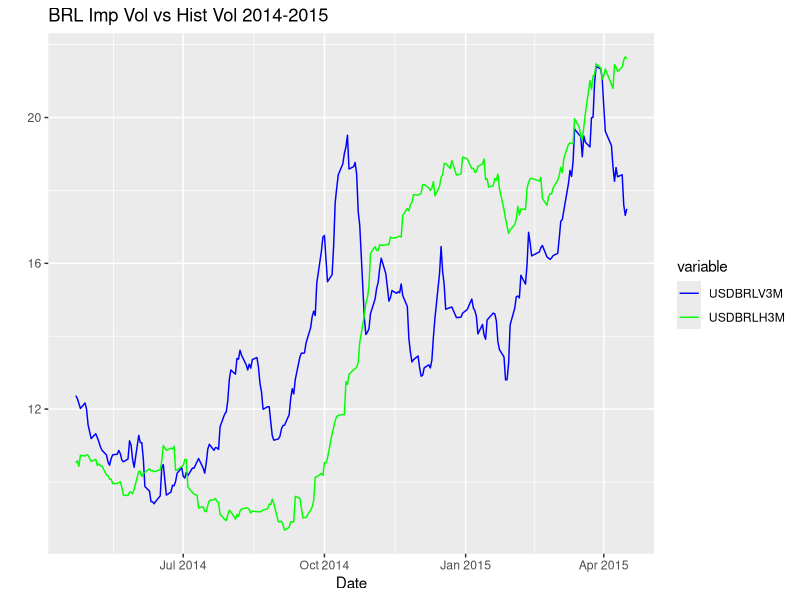
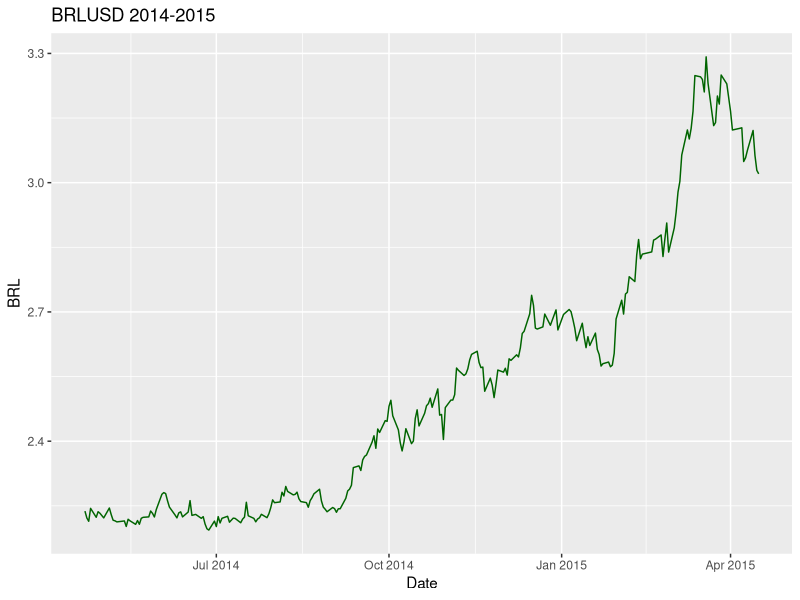
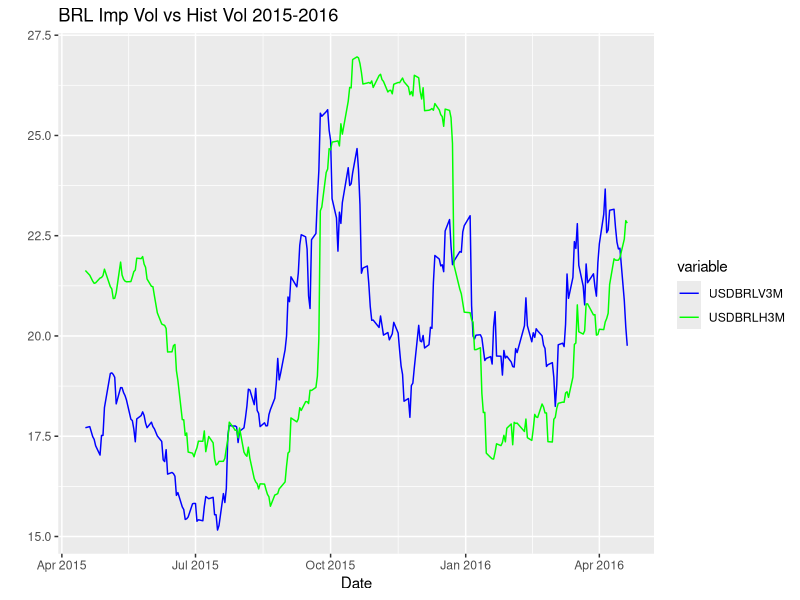
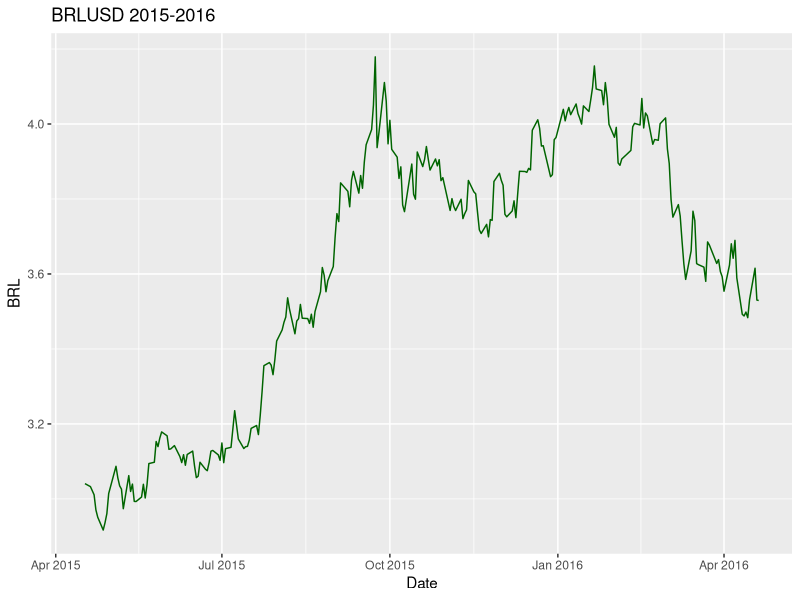
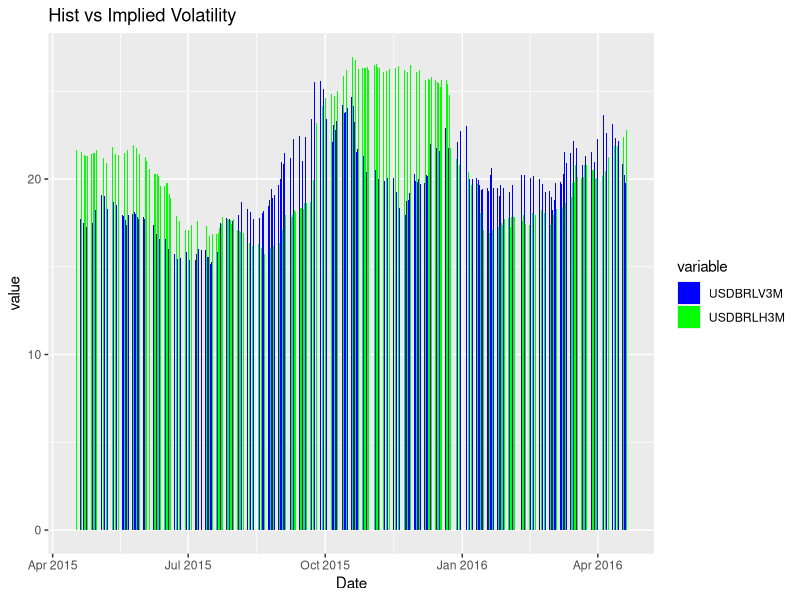
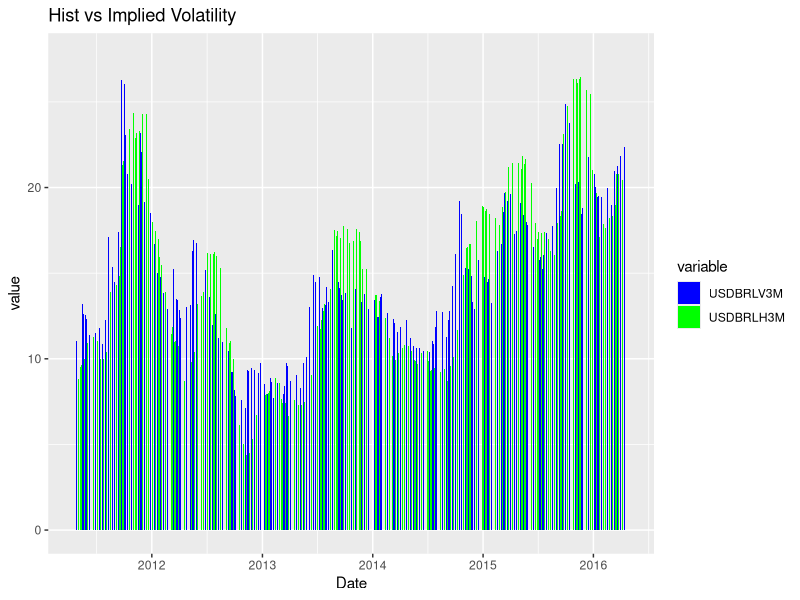
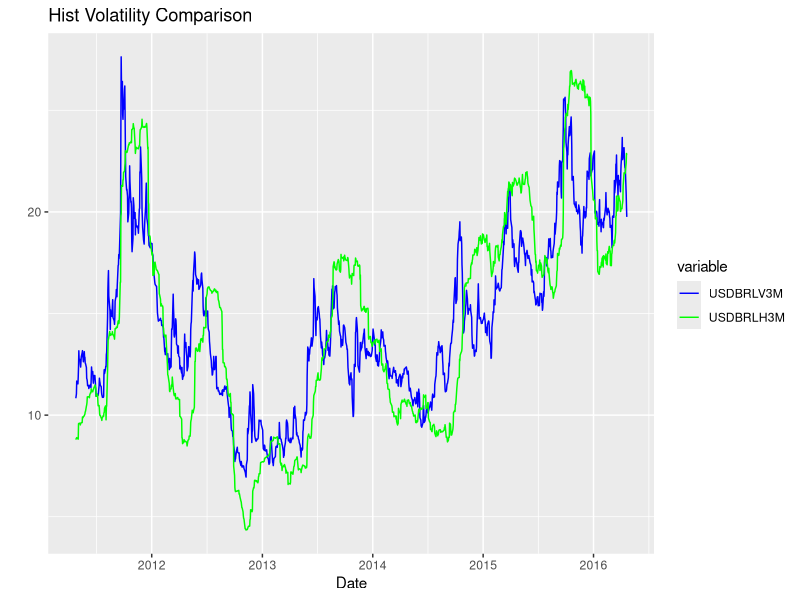
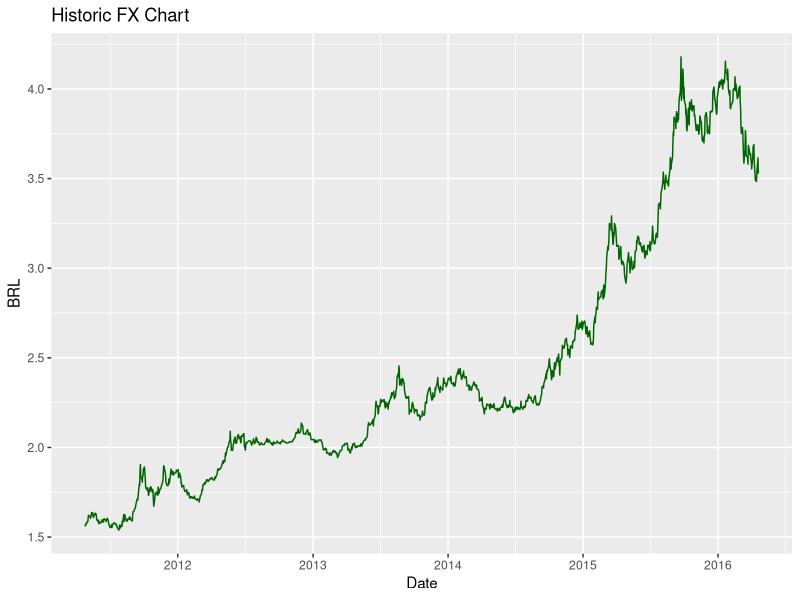

Write R code to recreate these figures, in order.
## ---- chunk 1
knitr::opts_chunk$set(echo = FALSE)
library(dplyr)
library(ggplot2)
library(reshape)
library(gtable)

getwd()
setwd("/Users/zacharyescalante/R_Projects/Project_1")
ImpVol <- read.csv("IV.csv") 
HistVol <- read.csv("realVol.csv")
Rates <- read.csv("1yr_swaps.csv") 
FX <- read.csv("brlFx.csv") 


#Remove the first 6 rows of FX data frame
FX <- FX[-c(1:6),]
colnames(FX) <- c("Date", "BRL") #Change the column names

#Remove the first 5 rows of Rates data frame
Rates <- Rates[-c(1:6),-c(3:4)] #Delete rows 1-6 and columns 3-4
colnames(Rates) <- c("Date", "iRate")

#Remove first columns 1, 5, 8 of ImpVol
iVol <- ImpVol[,-c(1, 5, 8)]

#Remove x bland of HistVol
hVol <- HistVol[, -c(1, 5, 8)]

vol <- merge(iVol, hVol)
vol <- vol[-1,]

#At this point each of the csv files has been loaded as a dataframe 
#and we now have to combine the data. We have already combined the 
#implied volatility data since those two data frames were identical
#and this will cut down on data manipulation. Next we need to cut the 
#Date columns so that they match and we can use join/merge functions   
#in order to create one large data frame with all of our data

#Delete the leading zero for dates in the 'Date' column of 'vol' dataframe

#Convert the 'Date' column from factor -> character
vol[,1] <- as.character(vol$Date)
head(vol)
class(vol$Date)

#Convert the 'Date' column for Rates from factor -> character
Rates[,1] <- as.character(Rates$Date)
Rates[,2] <- as.numeric(as.character(Rates$iRate))
head(Rates)
class(Rates$Date)
class(Rates$iRate)

##Convert the 'Date' column for FX from factor -> character
FX[,1] <- as.character(FX$Date)
FX[,2] <- as.numeric(as.character(FX$BRL))
head(FX)
class(FX$Date)
class(FX$BRL)

#Run a for loop to concatenate the strings with leading zeros
#and remove leading zeros for the day value
nrow(vol)

for(i in 1:nrow(vol))
{
  if(substring(vol$Date[i], 1,1) == '0')
  {
    vol$Date[i] = substr(vol$Date[i], 2, nchar(vol$Date[i]))
  } else{vol$Date[i] = vol$Date[i]}
  vol$Date[i] = sub("/0", "/", vol$Date[i])
}

brl_data <- merge(vol, Rates) #Finish mergin the data
brl_data <- merge(brl_data, FX)
brl_data$Date <- as.Date(brl_data$Date, "%m/%d/%Y") #conver the 'Date' column to 'date' format
class(brl_data$Date) #show that the new class is 'date'

clean<-arrange(brl_data, desc(Date))
head(clean)
class(clean$BRL)
class(clean$iRate)

last_year <- clean[1:252,]
last_year2 <- clean[253:500,]
head(last_year)
class(last_year$BRL)
class(last_year$iRate)

#Create graphs

#2014/2015 Implied Vol vs Hist Vol. 
sub <- last_year2[, c(1, 4, 8)]
subin <- melt(sub, id = "Date")
Vol1415 <- ggplot(subin) + geom_line(aes(x=Date, y=value, colour=variable)) +
  scale_colour_manual(values=c("blue","green")) +
  ggtitle("BRL Imp Vol vs Hist Vol 2014-2015") +
  ylab(" ")
Vol1415

#FX Graph for 2014/2015
FX1415 <- ggplot(last_year2, aes(x=Date, y=BRL)) + 
  geom_line(color = "dark green") +
  ggtitle("BRLUSD 2014-2015")
FX1415

#2015/2016 Implied Vol vs Hist Vol. 
sub <- last_year[, c(1, 4, 8)]
subin <- melt(sub, id = "Date")
Vol1516 <- ggplot(subin, aes(x=Date, y=value, colour=variable)) + geom_line() +
  scale_colour_manual(values=c("blue","green")) +
  ggtitle("BRL Imp Vol vs Hist Vol 2015-2016") +
  ylab(" ")
Vol1516

#FX Graph for 2015/2016
FX1516 <- ggplot(last_year, aes(x=Date, y=BRL)) + 
  geom_line(color = "dark green") +
  ggtitle("BRLUSD 2015-2016")
FX1516

#2015/2016 Volatitily Bar Chart
sub <- last_year[, c(1, 4, 8)]
subin <- melt(sub, id = "Date")
ggplot(subin, aes(x=Date, y = value, fill = variable)) +
  geom_bar(stat = "identity", position = "dodge") +
  scale_fill_discrete(name = "Volatility") +
  ggtitle("Hist vs Implied Volatility") +
  scale_fill_manual(values = c("blue", "green"))

#Historic Volatitily Bar Chart
sub <- clean[, c(1, 4, 8)]
subin <- melt(sub, id = "Date")
HistVol <- ggplot(subin, aes(x=Date, y = value, fill = variable)) +
  geom_bar(stat = "identity", position = "dodge") +
  scale_fill_discrete(name = "Volatility") +
  ggtitle("Hist vs Implied Volatility") +
  scale_fill_manual(values = c("blue", "green"))
HistVol

#Historic Vol comparison - Line Chart
tmp <- clean[,c(1, 4, 8)]
tmp2 <-melt(tmp, id = "Date") 
volHist <- ggplot(tmp2) + geom_line(aes(x=Date, y=value, colour=variable)) +
  scale_colour_manual(values=c("blue","green")) +
  scale_fill_discrete(name = "Volatility") +
  ggtitle("Hist Volatility Comparison") +
  ylab(" ")
volHist

#Historic FX Chart
FXHist <- ggplot(clean, aes(x=Date, y=BRL)) + 
  geom_line(color = "dark green") +
  ggtitle("Historic FX Chart")
FXHist

## ---- chunk 2
FX1516

## ---- chunk 3
Vol1516

## ---- chunk 4
volHist
## ---- chunk 5
HistVol
